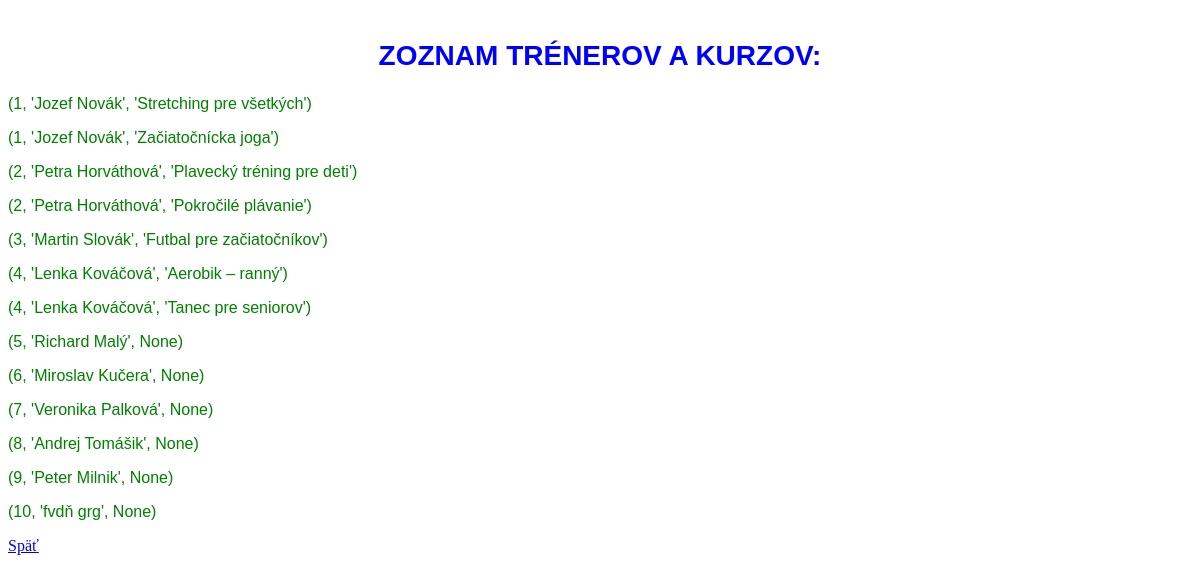
/treneri, run on the app's committed database.
### app.py (models this page shows, shortened)
class Kurz(db.Model):
    __tablename__ = "Kurzy"
    ID_kurzu                = db.Column(db.Integer, primary_key=True)
    Nazov_kurzu             = db.Column(db.String, nullable=False)
    Typ_sportu              = db.Column(db.String)
    Max_pocet_ucastnikov    = db.Column(db.Integer)
    ID_trenera              = db.Column(db.Integer)

### tables this page shows
CREATE TABLE Treneri (
    ID_trenera INTEGER PRIMARY KEY,
    Meno TEXT NOT NULL,
    Priezvisko TEXT NOT NULL,
    Specializacia TEXT,
    Telefon TEXT
, Heslo TEXT);

### app.py (the view)
@app.route('/treneri')  # API endpoint
def zobraz_trenerov():
    conn = pripoj_db()
    cursor = conn.cursor()
    cursor.execute("""
        SELECT T.ID_trenera, T.Meno || ' ' || T.Priezvisko as Trener, Nazov_kurzu
        FROM Treneri T LEFT JOIN Kurzy K ON T.ID_trenera = K.ID_trenera
    """)
    treneri = cursor.fetchall()
    conn.close()
    return render_template("treneri.html" , treneri=treneri)

### app.py (called while the page is built)
@app.before_request
def set_lang():
    lang = request.args.get("lang")
    if lang not in SUPPORTED:
        lang = session.get("lang", "sk")
    session["lang"] = lang
    g.t = TRANSLATIONS[lang]

@app.context_processor
def inject_translations():
    return dict(t=g.t)

def pripoj_db():
    conn = sqlite3.connect("kurzy.db")
    return conn

### templates/treneri.html (shortened to what this page needs)
<!DOCTYPE html>
<html>
<head>
    <link rel="stylesheet" href="{{ url_for('static', filename='main.css') }}">
</head>
<body>
    <h2>Zoznam trénerov a kurzov:</h2>
    {% for trener in treneri: %}
        <p>{{ trener }}</p>
    {% endfor %}
    <a href="/">Späť</a>
</body>
</html>

### static/main.css (style rules this page uses)
h2 { color: blue; font-family: Arial, sans-serif; font-size: 28px; text-align: center; margin-top: 40px; text-transform: uppercase; }
p { color: green; font-family: sans-serif; }

### data on the page
Kurz: trener "(1, 'Jozef Novák', 'Stretching pre všetkých')"
Kurz: trener "(1, 'Jozef Novák', 'Začiatočnícka joga')"
Kurz: trener "(2, 'Petra Horváthová', 'Plavecký tréning pre deti')"
Kurz: trener "(2, 'Petra Horváthová', 'Pokročilé plávanie')"
Kurz: trener "(3, 'Martin Slovák', 'Futbal pre začiatočníkov')"
Kurz: trener "(4, 'Lenka Kováčová', 'Aerobik – ranný')"
Kurz: trener "(4, 'Lenka Kováčová', 'Tanec pre seniorov')"
Treneri: trener "(5, 'Richard Malý', None)"
Treneri: trener "(6, 'Miroslav Kučera', None)"
Treneri: trener "(7, 'Veronika Palková', None)"
Treneri: trener "(8, 'Andrej Tomášik', None)"
Treneri: trener "(9, 'Peter Milnik', None)"
Treneri: trener "(10, 'fvdň grg', None)"
